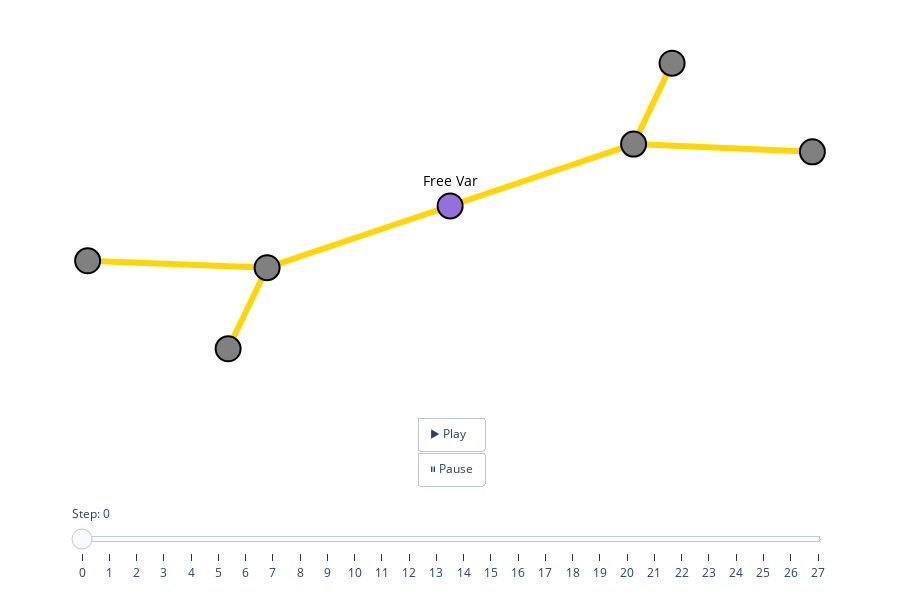

Write notebook code for a chart like this one.
### Code cell
import networkx as nx
import plotly.graph_objects as go

# ==========================================
# 1. Setup the Graph and Layout
# ==========================================
G = nx.Graph()
edges = [
    (0, 1), (1, 3), (1, 4),  # Left branch
    (0, 2), (2, 5), (2, 6)   # Right branch
]
G.add_edges_from(edges)

pos = nx.spring_layout(G, seed=42)

def get_edge_coords(edge_list):
    x, y = [], []
    for u, v in edge_list:
        x += [pos[u][0], pos[v][0], None]
        y += [pos[u][1], pos[v][1], None]
    return x, y

# Fixed free variable for the animation
FREE_VAR_NODE = 0

# ==========================================
# 2. Define the Recursive Decomposition Tree
# ==========================================
decomposition_tree = {
    "name": "Root",
    "edges": edges,
    "children": [
        {
            "name": "Left Subgraph",
            "edges": [(0, 1), (1, 3), (1, 4)],
            "children": [
                {"name": "Edge (0-1)", "edges": [(0, 1)], "children": []},
                {
                    "name": "Sub-Component (Node 1)",
                    "edges": [(1, 3), (1, 4)],
                    "children": [
                        {"name": "Edge (1-3)", "edges": [(1, 3)], "children": []},
                        {"name": "Edge (1-4)", "edges": [(1, 4)], "children": []}
                    ]
                }
            ]
        },
        {
            "name": "Right Subgraph",
            "edges": [(0, 2), (2, 5), (2, 6)],
            "children": [
                {"name": "Edge (0-2)", "edges": [(0, 2)], "children": []},
                {
                    "name": "Sub-Component (Node 2)",
                    "edges": [(2, 5), (2, 6)],
                    "children": [
                        {"name": "Edge (2-5)", "edges": [(2, 5)], "children": []},
                        {"name": "Edge (2-6)", "edges": [(2, 6)], "children": []}
                    ]
                }
            ]
        }
    ]
}

# ==========================================
# 3. Generate Animation States
# ==========================================
history = []
global_solved = set()

def build_history(node, depth=0):
    current_scope = set(node["edges"])
    
    # Step 1: Recurse Down
    history.append({
        "focus": current_scope,
        "solved": global_solved.copy(),
        "color_focus": "#FFD700", # Yellow
    })
    
    # Step 2: Process Children
    if not node["children"]:
        # Base Case
        history.append({
            "focus": current_scope,
            "solved": global_solved.copy(),
            "color_focus": "#FF4500", # Orange Red
        })
        global_solved.update(current_scope)
    else:
        for child in node["children"]:
            build_history(child, depth + 1)
            
    # Step 3: Construct Up
    history.append({
        "focus": set(), 
        "solved": global_solved.copy(), 
        "color_focus": "white",
    })

build_history(decomposition_tree)

# ==========================================
# 4. Create Visual Elements
# ==========================================

# Base edges (static background)
bx, by = get_edge_coords(edges)
base_edge_trace = go.Scatter(
    x=bx, y=by,
    mode='lines',
    line=dict(width=2, color='#d3d3d3'), # Light gray
    hoverinfo='none',
    showlegend=False
)

def make_frame(step_data):
    traces = [base_edge_trace]
    
    # 1. Solved Edges (Constructed Map)
    if step_data["solved"]:
        sx, sy = get_edge_coords(list(step_data["solved"]))
        solved_trace = go.Scatter(
            x=sx, y=sy, mode='lines',
            line=dict(width=6, color='#00BFFF'), # Deep Sky Blue
            name='Constructed',
            hoverinfo='none'
        )
        traces.append(solved_trace)

    # 2. Focus Edges
    focus_edges = step_data["focus"]
    if focus_edges:
        fx, fy = get_edge_coords(list(focus_edges))
        focus_trace = go.Scatter(
            x=fx, y=fy, mode='lines',
            line=dict(width=6, color=step_data["color_focus"]),
            name='Focus',
            hoverinfo='none'
        )
        traces.append(focus_trace)
        
    # 3. Nodes (Dynamic Coloring - Simplified)
    node_colors = []
    node_text = []
    
    for n in G.nodes():
        if n == FREE_VAR_NODE:
            node_colors.append("#9370DB") # Purple for Free Var
            node_text.append("Free Var")
        else:
            node_colors.append("#808080") # Grey
            node_text.append("")

    node_x = [pos[n][0] for n in G.nodes()]
    node_y = [pos[n][1] for n in G.nodes()]
    
    node_trace = go.Scatter(
        x=node_x, y=node_y,
        mode='markers+text',
        text=node_text,
        textposition="top center",
        textfont=dict(size=14, color="black"), # Black text
        marker=dict(
            size=25, 
            color=node_colors, 
            line=dict(width=2, color='black')
        ),
        hoverinfo='none'
    )
    traces.append(node_trace)
    
    return traces

# ==========================================
# 5. Build Animation
# ==========================================
frames = []
for i, step in enumerate(history):
    data_objs = make_frame(step)
    frames.append(go.Frame(
        data=data_objs,
        name=str(i),
        # Title update removed
    ))

init_data = make_frame(history[0])

fig = go.Figure(
    data=init_data,
    frames=frames,
    layout=go.Layout(
        # Title removed
        template="plotly_white", # White background
        showlegend=False,
        xaxis=dict(showgrid=False, zeroline=False, visible=False),
        yaxis=dict(showgrid=False, zeroline=False, visible=False),
        height=600,
        margin=dict(t=30, b=30, l=30, r=30), # Adjusted margins
        updatemenus=[{
            "type": "buttons",
            "buttons": [
                {
                    "label": "▶ Play",
                    "method": "animate",
                    "args": [None, {"frame": {"duration": 1000, "redraw": True}, "fromcurrent": True}]
                },
                {
                    "label": "⏸ Pause",
                    "method": "animate",
                    "args": [[None], {"frame": {"duration": 0, "redraw": False}, "mode": "immediate"}]
                }
            ],
            "showactive": False,
            "y": -0.1, "x": 0.5, "xanchor": "center"
        }]
    )
)

# Slider
steps = []
for i in range(len(history)):
    steps.append({
        "method": "animate",
        "label": str(i),
        "args": [[str(i)], {"frame": {"duration": 0, "redraw": True}, "mode": "immediate"}]
    })

fig.update_layout(
    sliders=[{
        "active": 0,
        "yanchor": "top",
        "xanchor": "left",
        "currentvalue": {"prefix": "Step: "},
        "pad": {"b": 10, "t": 50},
        "len": 0.9,
        "x": 0.05, "y": -0.2,
        "steps": steps
    }]
)

fig.show()

### Figure 1 — Plotly figure (JSON) as saved in the notebook; plotly's stock layout.template omitted (floating-point values rounded to 4 significant figures)
{"data": [{"hoverinfo": "none", "line": {"color": "#d3d3d3", "width": 2}, "mode": "lines", "showlegend": false, "type": "scatter", "x": [-4.895e-05, -0.5049, null, -0.5049, -0.6125, null, -0.5049, -1, null, -4.895e-05, 0.506, null, 0.506, 0.6122, null, 0.506, 0.9992, null], "y": [0.0004225, -0.3672, null, -0.3672, -0.8503, null, -0.3672, -0.3262, null, 0.0004225, 0.3692, null, 0.3692, 0.851, null, 0.3692, 0.323, null]}, {"hoverinfo": "none", "line": {"color": "#FFD700", "width": 6}, "mode": "lines", "name": "Focus", "type": "scatter", "x": [-4.895e-05, -0.5049, null, -0.5049, -1, null, -4.895e-05, 0.506, null, 0.506, 0.9992, null, 0.506, 0.6122, null, -0.5049, -0.6125, null], "y": [0.0004225, -0.3672, null, -0.3672, -0.3262, null, 0.0004225, 0.3692, null, 0.3692, 0.323, null, 0.3692, 0.851, null, -0.3672, -0.8503, null]}, {"hoverinfo": "none", "marker": {"color": ["#9370DB", "#808080", "#808080", "#808080", "#808080", "#808080", "#808080"], "line": {"color": "black", "width": 2}, "size": 25}, "mode": "markers+text", "text": ["Free Var", "", "", "", "", "", ""], "textfont": {"color": "black", "size": 14}, "textposition": "top center", "type": "scatter", "x": [-4.895e-05, -0.5049, -0.6125, -1, 0.506, 0.6122, 0.9992], "y": [0.0004225, -0.3672, -0.8503, -0.3262, 0.3692, 0.851, 0.323]}], "layout": {"height": 600, "margin": {"b": 30, "l": 30, "r": 30, "t": 30}, "showlegend": false, "sliders": [{"active": 0, "currentvalue": {"prefix": "Step: "}, "len": 0.9, "pad": {"b": 10, "t": 50}, "steps": [{"args": [["0"], {"frame": {"duration": 0, "redraw": true}, "mode": "immediate"}], "label": "0", "method": "animate"}, {"args": [["1"], {"frame": {"duration": 0, "redraw": true}, "mode": "immediate"}], "label": "1", "method": "animate"}, {"args": [["2"], {"frame": {"duration": 0, "redraw": true}, "mode": "immediate"}], "label": "2", "method": "animate"}, {"args": [["3"], {"frame": {"duration": 0, "redraw": true}, "mode": "immediate"}], "label": "3", "method": "animate"}, {"args": [["4"], {"frame": {"duration": 0, "redraw": true}, "mode": "immediate"}], "label": "4", "method": "animate"}, {"args": [["5"], {"frame": {"duration": 0, "redraw": true}, "mode": "immediate"}], "label": "5", "method": "animate"}, {"args": [["6"], {"frame": {"duration": 0, "redraw": true}, "mode": "immediate"}], "label": "6", "method": "animate"}, {"args": [["7"], {"frame": {"duration": 0, "redraw": true}, "mode": "immediate"}], "label": "7", "method": "animate"}, {"args": [["8"], {"frame": {"duration": 0, "redraw": true}, "mode": "immediate"}], "label": "8", "method": "animate"}, {"args": [["9"], {"frame": {"duration": 0, "redraw": true}, "mode": "immediate"}], "label": "9", "method": "animate"}, {"args": [["10"], {"frame": {"duration": 0, "redraw": true}, "mode": "immediate"}], "label": "10", "method": "animate"}, {"args": [["11"], {"frame": {"duration": 0, "redraw": true}, "mode": "immediate"}], "label": "11", "method": "animate"}, {"args": [["12"], {"frame": {"duration": 0, "redraw": true}, "mode": "immediate"}], "label": "12", "method": "animate"}, {"args": [["13"], {"frame": {"duration": 0, "redraw": true}, "mode": "immediate"}], "label": "13", "method": "animate"}, {"args": [["14"], {"frame": {"duration": 0, "redraw": true}, "mode": "immediate"}], "label": "14", "method": "animate"}, {"args": [["15"], {"frame": {"duration": 0, "redraw": true}, "mode": "immediate"}], "label": "15", "method": "animate"}, {"args": [["16"], {"frame": {"duration": 0, "redraw": true}, "mode": "immediate"}], "label": "16", "method": "animate"}, {"args": [["17"], {"frame": {"duration": 0, "redraw": true}, "mode": "immediate"}], "label": "17", "method": "animate"}, {"args": [["18"], {"frame": {"duration": 0, "redraw": true}, "mode": "immediate"}], "label": "18", "method": "animate"}, {"args": [["19"], {"frame": {"duration": 0, "redraw": true}, "mode": "immediate"}], "label": "19", "method": "animate"}, {"args": [["20"], {"frame": {"duration": 0, "redraw": true}, "mode": "immediate"}], "label": "20", "method": "animate"}, {"args": [["21"], {"frame": {"duration": 0, "redraw": true}, "mode": "immediate"}], "label": "21", "method": "animate"}, {"args": [["22"], {"frame": {"duration": 0, "redraw": true}, "mode": "immediate"}], "label": "22", "method": "animate"}, {"args": [["23"], {"frame": {"duration": 0, "redraw": true}, "mode": "immediate"}], "label": "23", "method": "animate"}, {"args": [["24"], {"frame": {"duration": 0, "redraw": true}, "mode": "immediate"}], "label": "24", "method": "animate"}, {"args": [["25"], {"frame": {"duration": 0, "redraw": true}, "mode": "immediate"}], "label": "25", "method": "animate"}, {"args": [["26"], {"frame": {"duration": 0, "redraw": true}, "mode": "immediate"}], "label": "26", "method": "animate"}, {"args": [["27"], {"frame": {"duration": 0, "redraw": true}, "mode": "immediate"}], "label": "27", "method": "animate"}], "x": 0.05, "xanchor": "left", "y": -0.2, "yanchor": "top"}], "updatemenus": [{"buttons": [{"args": [null, {"frame": {"duration": 1000, "redraw": true}, "fromcurrent": true}], "label": "▶ Play", "method": "animate"}, {"args": [[null], {"frame": {"duration": 0, "redraw": false}, "mode": "immediate"}], "label": "⏸ Pause", "method": "animate"}], "showactive": false, "type": "buttons", "x": 0.5, "xanchor": "center", "y": -0.1}], "xaxis": {"showgrid": false, "visible": false, "zeroline": false}, "yaxis": {"showgrid": false, "visible": false, "zeroline": false}}}
